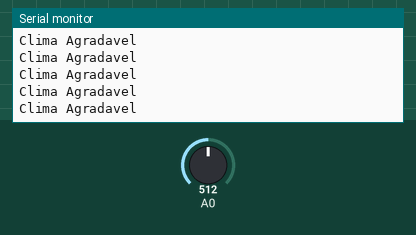
Bench run of a sketch on a simulated Arduino Mega 2560, built with avr-gcc and run on an emulated ATmega2560. On the bench: the last lines printed to the serial monitor. The test bench sets the inputs (shaded band); at power-on: A0 = 512.

Above: at 1.2 s.
1.3 s: A0 set to 490
At 2.3 s:
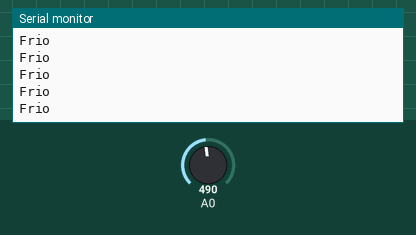
3.2 s: A0 set to 510
At 4.1 s:
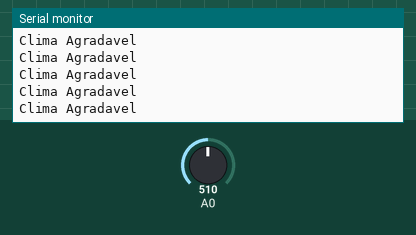
6.2 s: A0 set to 810
At 7.3 s:
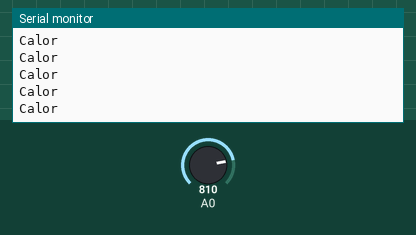
8.1 s: A0 set to 790
At 8.8 s:
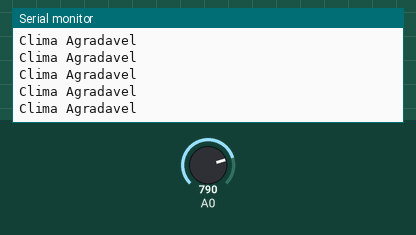
11.1 s: A0 set to 910
At 11.9 s:
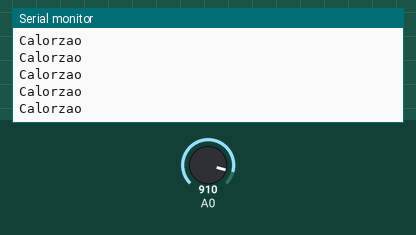
13.0 s: A0 set to 900
At 14.0 s:
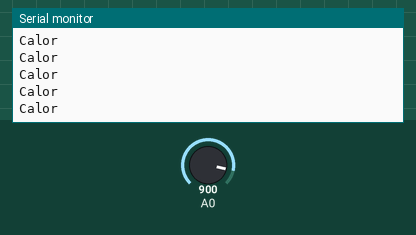

Measured:
- after the input at 1.3 s, the serial monitor: prints a new line after 0.08 s (image 1)
- after the input at 6.2 s, the serial monitor: prints a new line after 0.08 s (image 3)
- after the input at 11.1 s, the serial monitor: prints a new line after 0.07 s (image 5)
- after the input at 13.0 s, the serial monitor: prints a new line after 0.08 s (image 6)

The sketch:

aula_37_temperatura1.ino
```cpp
int temperatura = 0;

void setup()
{
  Serial.begin(9600);
}

void loop()
{
 int valor = analogRead(A0);

  if(valor <= 200){
  Serial.println("Friozinho");

  }else if (valor >= 200 && valor <= 500){
   Serial.println("Frio");

   }else if (valor >= 500 && valor <= 800){
   Serial.println("Clima Agradavel");

   }else if (valor >= 800 && valor <= 900){
   Serial.println("Calor");

  }else{
   Serial.println("Calorzao");

  }

}
```

codigos.cpp
```cpp
#include <Arduino.h>
#include <LiquidCrystal_I2C.h>
#include <Bounce2.h>

LiquidCrystal_I2C lcd(0x27, 20, 4);

//* Instancias

Bounce Botao1 = Bounce();
Bounce Botao2 = Bounce();
Bounce Botao3 = Bounce();

//* Leds
#define pinLedA 5
#define pinLedB 4
#define pinLedC 2
#define pinLedD 15

//* Botões
#define pinBotao1 23
#define pinBotao2 19
#define pinBotao3 18

void setup()
{
  Botao1.attach(pinBotao1, INPUT_PULLUP);
  Botao2.attach(pinBotao2, INPUT_PULLUP);
  Botao3.attach(pinBotao3, INPUT_PULLUP);
  lcd.init();
  lcd.backlight();
  pinMode(5 , OUTPUT);
  pinMode(4, OUTPUT);
  pinMode(2, OUTPUT);
  pinMode(15, OUTPUT);
  Serial.begin(9600);
}

void loop()
{

   Botao1.update();
   Botao2.update();
   Botao3.update();
   static int contagem = 0;
   static bool Selecao = 0;


if(Botao1.fell()) // SE O BOTAO1 FOR PRESSIONADO
{

   Selecao = !Selecao;
   Serial.println(Selecao);

}

if(Botao2.fell()) // SE O BOTAO2 FOR PRESSIONADO
{

}

if(Botao3.fell()) // SE O BOTAO3 FOR PRESSIONADO
{


}

}
```
